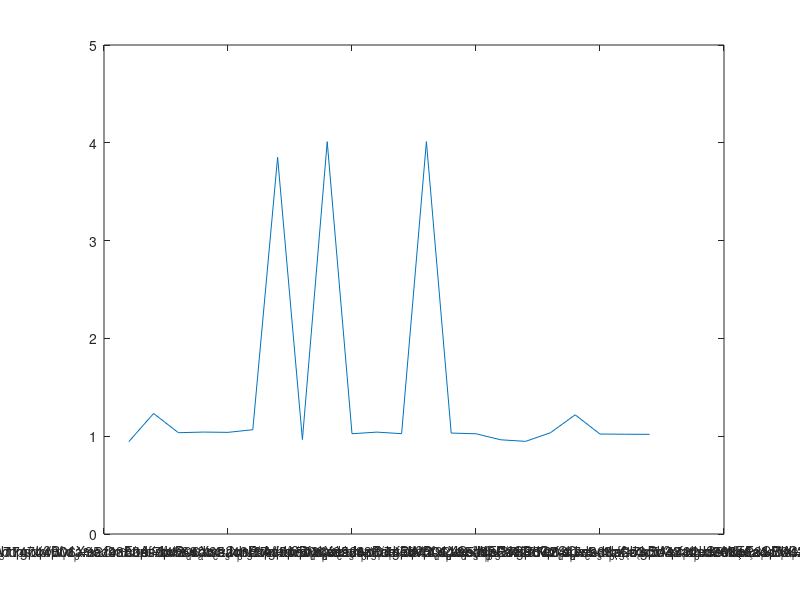

Write the MATLAB code that produced this figure.

fid = fopen('output.csv');
out = textscan(fid,'%s%f','delimiter',',');
fclose(fid);
col1 = out{1};
col2 = out{2};
%col3 = out{3};
%col4 = out{4};
%subplot(1,1,1)
plot(col2)
%subplot(1,2,1)
%plot(col4)
set(gca,'xticklabel',col1.')